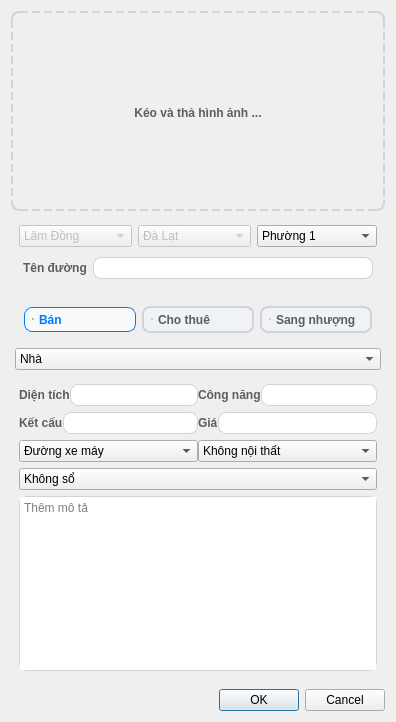
<?xml version="1.0" encoding="UTF-8"?>
<ui version="4.0">
 <class>DialogCreateRealEstate</class>
 <widget class="QDialog" name="DialogCreateRealEstate">
  <property name="geometry">
   <rect>
    <x>0</x>
    <y>0</y>
    <width>396</width>
    <height>722</height>
   </rect>
  </property>
  <property name="maximumSize">
   <size>
    <width>16777209</width>
    <height>16777215</height>
   </size>
  </property>
  <property name="windowTitle">
   <string>Dialog</string>
  </property>
  <property name="styleSheet">
   <string notr="true">QRadioButton {
  background-color: rgb(240, 242, 246);
  color: rgb(90, 93, 97);
  border: 2px solid #CED4DA;
  padding: 4px 8px; /* Tạo khoảng đệm bên trong */
  border-radius: 8px; /* Bo tròn góc */
  text-align: center; /* Căn giữa chữ */
  font-weight: 600;
}

QRadioButton::indicator {
  width: 0px;
  height: 0px;
}

QRadioButton:hover {
  background-color: rgb(230, 231, 242);
}

QRadioButton:pressed {
  background-color: #bbb;
}

QRadioButton:checked {
  background-color: rgba(248, 249, 250, 1);
  color: #007BFF;
  border: 1px solid #007BFF;
}

QRadioButton:checked:hover {
  background-color: #cce0ff; /* Màu nền khi được chọn và hover */
}

QRadioButton:checked:pressed {
  background-color: #aaccee; /* Màu nền khi được chọn và pressed */
}

QLabel {
color: rgb(90, 93, 97);
border: none;
font-weight: 600;
font-size: 12px;
}
QLineEdit {
border: 1px solid #CED4DA;
padding: 2px 4px;
border-radius: 8px;
}
QPlainTextEdit{
  border: 1px solid #CED4DA;
border-radius: 8px;
}</string>
  </property>
  <layout class="QVBoxLayout" name="verticalLayout_2">
   <item>
    <layout class="QVBoxLayout" name="verticalLayout">
     <property name="bottomMargin">
      <number>12</number>
     </property>
     <item>
      <widget class="QWidget" name="images" native="true">
       <property name="minimumSize">
        <size>
         <width>0</width>
         <height>200</height>
        </size>
       </property>
       <property name="maximumSize">
        <size>
         <width>16777215</width>
         <height>200</height>
        </size>
       </property>
       <property name="styleSheet">
        <string notr="true">border: 2px dashed #CED4DA;
border-radius: 8px;</string>
       </property>
       <layout class="QHBoxLayout" name="horizontalLayout">
        <property name="leftMargin">
         <number>4</number>
        </property>
        <property name="topMargin">
         <number>4</number>
        </property>
        <property name="rightMargin">
         <number>4</number>
        </property>
        <property name="bottomMargin">
         <number>0</number>
        </property>
        <item>
         <widget class="QLabel" name="images_label">
          <property name="styleSheet">
           <string notr="true">
  color: rgb(90, 93, 97);
border: none;
font-weight: 800;</string>
          </property>
          <property name="text">
           <string>Kéo và thả hình ảnh ...</string>
          </property>
          <property name="alignment">
           <set>Qt::AlignmentFlag::AlignCenter</set>
          </property>
         </widget>
        </item>
       </layout>
      </widget>
     </item>
     <item>
      <widget class="QWidget" name="location_info" native="true">
       <layout class="QGridLayout" name="gridLayout_2">
        <property name="leftMargin">
         <number>4</number>
        </property>
        <property name="topMargin">
         <number>4</number>
        </property>
        <property name="rightMargin">
         <number>4</number>
        </property>
        <property name="bottomMargin">
         <number>0</number>
        </property>
        <item row="2" column="0">
         <layout class="QGridLayout" name="gridLayout">
          <property name="leftMargin">
           <number>4</number>
          </property>
          <property name="topMargin">
           <number>4</number>
          </property>
          <property name="rightMargin">
           <number>4</number>
          </property>
          <property name="bottomMargin">
           <number>4</number>
          </property>
          <item row="0" column="2">
           <widget class="QComboBox" name="location__districts">
            <property name="enabled">
             <bool>false</bool>
            </property>
            <property name="styleSheet">
             <string notr="true"/>
            </property>
            <item>
             <property name="text">
              <string>Đà Lạt</string>
             </property>
            </item>
           </widget>
          </item>
          <item row="0" column="1">
           <widget class="QComboBox" name="location__provices">
            <property name="enabled">
             <bool>false</bool>
            </property>
            <item>
             <property name="text">
              <string>Lâm Đồng</string>
             </property>
            </item>
           </widget>
          </item>
          <item row="0" column="3">
           <widget class="QComboBox" name="location__wards">
            <item>
             <property name="text">
              <string>Phường 1</string>
             </property>
            </item>
            <item>
             <property name="text">
              <string>Phường 2</string>
             </property>
            </item>
            <item>
             <property name="text">
              <string>Phường 3</string>
             </property>
            </item>
            <item>
             <property name="text">
              <string>Phường 4</string>
             </property>
            </item>
            <item>
             <property name="text">
              <string>Phường 5</string>
             </property>
            </item>
            <item>
             <property name="text">
              <string>Phường 6</string>
             </property>
            </item>
            <item>
             <property name="text">
              <string>Phường 7</string>
             </property>
            </item>
            <item>
             <property name="text">
              <string>Phường 8</string>
             </property>
            </item>
            <item>
             <property name="text">
              <string>Phường 9</string>
             </property>
            </item>
            <item>
             <property name="text">
              <string>Phường 10</string>
             </property>
            </item>
            <item>
             <property name="text">
              <string>Phường 11</string>
             </property>
            </item>
            <item>
             <property name="text">
              <string>Phường 12</string>
             </property>
            </item>
            <item>
             <property name="text">
              <string>Xã Tà Nung</string>
             </property>
            </item>
            <item>
             <property name="text">
              <string>Xã Trạm Hành</string>
             </property>
            </item>
            <item>
             <property name="text">
              <string>Xã Xuân Trường</string>
             </property>
            </item>
            <item>
             <property name="text">
              <string>Xã Xuân Thọ</string>
             </property>
            </item>
           </widget>
          </item>
          <item row="2" column="1" colspan="3">
           <layout class="QHBoxLayout" name="horizontalLayout_2">
            <property name="leftMargin">
             <number>4</number>
            </property>
            <property name="topMargin">
             <number>4</number>
            </property>
            <property name="rightMargin">
             <number>4</number>
            </property>
            <property name="bottomMargin">
             <number>4</number>
            </property>
            <item>
             <widget class="QLabel" name="location__street_label">
              <property name="text">
               <string>Tên đường</string>
              </property>
             </widget>
            </item>
            <item>
             <widget class="QLineEdit" name="location__street"/>
            </item>
           </layout>
          </item>
         </layout>
        </item>
       </layout>
      </widget>
     </item>
     <item>
      <widget class="QWidget" name="basic_info" native="true">
       <layout class="QHBoxLayout" name="horizontalLayout_4">
        <property name="leftMargin">
         <number>4</number>
        </property>
        <property name="topMargin">
         <number>4</number>
        </property>
        <property name="rightMargin">
         <number>4</number>
        </property>
        <property name="bottomMargin">
         <number>0</number>
        </property>
        <item>
         <layout class="QVBoxLayout" name="verticalLayout_5">
          <item>
           <widget class="QWidget" name="basic__options" native="true">
            <property name="styleSheet">
             <string notr="true"/>
            </property>
            <layout class="QHBoxLayout" name="horizontalLayout_3">
             <item>
              <widget class="QRadioButton" name="options__sell">
               <property name="styleSheet">
                <string notr="true"/>
               </property>
               <property name="text">
                <string>Bán</string>
               </property>
               <property name="checked">
                <bool>true</bool>
               </property>
              </widget>
             </item>
             <item>
              <widget class="QRadioButton" name="options__rent">
               <property name="styleSheet">
                <string notr="true"/>
               </property>
               <property name="text">
                <string>Cho thuê</string>
               </property>
              </widget>
             </item>
             <item>
              <widget class="QRadioButton" name="options__assignment">
               <property name="styleSheet">
                <string notr="true"/>
               </property>
               <property name="text">
                <string>Sang nhượng</string>
               </property>
              </widget>
             </item>
            </layout>
           </widget>
          </item>
          <item>
           <widget class="QComboBox" name="basic__categories">
            <item>
             <property name="text">
              <string>Nhà</string>
             </property>
            </item>
            <item>
             <property name="text">
              <string>Nhà mặt tiền</string>
             </property>
            </item>
            <item>
             <property name="text">
              <string>Biệt thự</string>
             </property>
            </item>
            <item>
             <property name="text">
              <string>Căn hộ chung cư</string>
             </property>
            </item>
            <item>
             <property name="text">
              <string>Khách sạn</string>
             </property>
            </item>
            <item>
             <property name="text">
              <string>Homestay</string>
             </property>
            </item>
            <item>
             <property name="text">
              <string>Đất</string>
             </property>
            </item>
            <item>
             <property name="text">
              <string>MBKD</string>
             </property>
            </item>
            <item>
             <property name="text">
              <string>Kho</string>
             </property>
            </item>
           </widget>
          </item>
         </layout>
        </item>
       </layout>
      </widget>
     </item>
     <item>
      <widget class="QWidget" name="detail_info" native="true">
       <layout class="QGridLayout" name="gridLayout_5">
        <property name="leftMargin">
         <number>4</number>
        </property>
        <property name="topMargin">
         <number>4</number>
        </property>
        <property name="rightMargin">
         <number>4</number>
        </property>
        <property name="bottomMargin">
         <number>0</number>
        </property>
        <item row="0" column="0">
         <layout class="QGridLayout" name="gridLayout_3">
          <property name="leftMargin">
           <number>4</number>
          </property>
          <property name="topMargin">
           <number>4</number>
          </property>
          <property name="rightMargin">
           <number>4</number>
          </property>
          <property name="bottomMargin">
           <number>0</number>
          </property>
          <property name="horizontalSpacing">
           <number>0</number>
          </property>
          <property name="verticalSpacing">
           <number>-1</number>
          </property>
          <item row="3" column="0" colspan="2">
           <widget class="QComboBox" name="legal">
            <item>
             <property name="text">
              <string>Không sổ</string>
             </property>
            </item>
            <item>
             <property name="text">
              <string>Sổ nông nghiệp chung</string>
             </property>
            </item>
            <item>
             <property name="text">
              <string>Sổ nông nghiệp phân quyền</string>
             </property>
            </item>
            <item>
             <property name="text">
              <string>Sổ nông nghiệp riêng</string>
             </property>
            </item>
            <item>
             <property name="text">
              <string>Sổ xây dựng chung</string>
             </property>
            </item>
            <item>
             <property name="text">
              <string>Sổ xây dựng phân quyền</string>
             </property>
            </item>
            <item>
             <property name="text">
              <string>Sổ xây dựng riêng</string>
             </property>
            </item>
           </widget>
          </item>
          <item row="0" column="0">
           <layout class="QHBoxLayout" name="horizontalLayout_7">
            <item>
             <widget class="QLabel" name="detail__area_label">
              <property name="text">
               <string>Diện tích</string>
              </property>
             </widget>
            </item>
            <item>
             <widget class="QLineEdit" name="detail__"/>
            </item>
           </layout>
          </item>
          <item row="2" column="1">
           <widget class="QComboBox" name="furniture">
            <item>
             <property name="text">
              <string>Không nội thất</string>
             </property>
            </item>
            <item>
             <property name="text">
              <string>Nội thất cơ bản</string>
             </property>
            </item>
            <item>
             <property name="text">
              <string>Đầy đủ nội thất</string>
             </property>
            </item>
           </widget>
          </item>
          <item row="1" column="0">
           <layout class="QHBoxLayout" name="horizontalLayout_5">
            <item>
             <widget class="QLabel" name="detail__structure_label">
              <property name="text">
               <string>Kết cấu</string>
              </property>
             </widget>
            </item>
            <item>
             <widget class="QLineEdit" name="detail__structure"/>
            </item>
           </layout>
          </item>
          <item row="0" column="1">
           <layout class="QHBoxLayout" name="horizontalLayout_6">
            <item>
             <widget class="QLabel" name="detail__function_label">
              <property name="text">
               <string>Công năng</string>
              </property>
             </widget>
            </item>
            <item>
             <widget class="QLineEdit" name="detail__function"/>
            </item>
           </layout>
          </item>
          <item row="1" column="1">
           <layout class="QHBoxLayout" name="horizontalLayout_8">
            <item>
             <widget class="QLabel" name="detail__price_label">
              <property name="text">
               <string>Giá</string>
              </property>
             </widget>
            </item>
            <item>
             <widget class="QLineEdit" name="detail__price"/>
            </item>
           </layout>
          </item>
          <item row="2" column="0">
           <widget class="QComboBox" name="building_line">
            <item>
             <property name="text">
              <string>Đường xe máy</string>
             </property>
            </item>
            <item>
             <property name="text">
              <string>Đường xe hơi</string>
             </property>
            </item>
           </widget>
          </item>
          <item row="4" column="0" colspan="2">
           <widget class="QPlainTextEdit" name="description">
            <property name="placeholderText">
             <string>Thêm mô tả</string>
            </property>
           </widget>
          </item>
         </layout>
        </item>
       </layout>
      </widget>
     </item>
    </layout>
   </item>
   <item>
    <widget class="QDialogButtonBox" name="buttonBox">
     <property name="orientation">
      <enum>Qt::Orientation::Horizontal</enum>
     </property>
     <property name="standardButtons">
      <set>QDialogButtonBox::StandardButton::Cancel|QDialogButtonBox::StandardButton::Ok</set>
     </property>
    </widget>
   </item>
  </layout>
 </widget>
 <resources/>
 <connections>
  <connection>
   <sender>buttonBox</sender>
   <signal>accepted()</signal>
   <receiver>DialogCreateRealEstate</receiver>
   <slot>accept()</slot>
   <hints>
    <hint type="sourcelabel">
     <x>248</x>
     <y>254</y>
    </hint>
    <hint type="destinationlabel">
     <x>157</x>
     <y>274</y>
    </hint>
   </hints>
  </connection>
  <connection>
   <sender>buttonBox</sender>
   <signal>rejected()</signal>
   <receiver>DialogCreateRealEstate</receiver>
   <slot>reject()</slot>
   <hints>
    <hint type="sourcelabel">
     <x>316</x>
     <y>260</y>
    </hint>
    <hint type="destinationlabel">
     <x>286</x>
     <y>274</y>
    </hint>
   </hints>
  </connection>
 </connections>
</ui>
